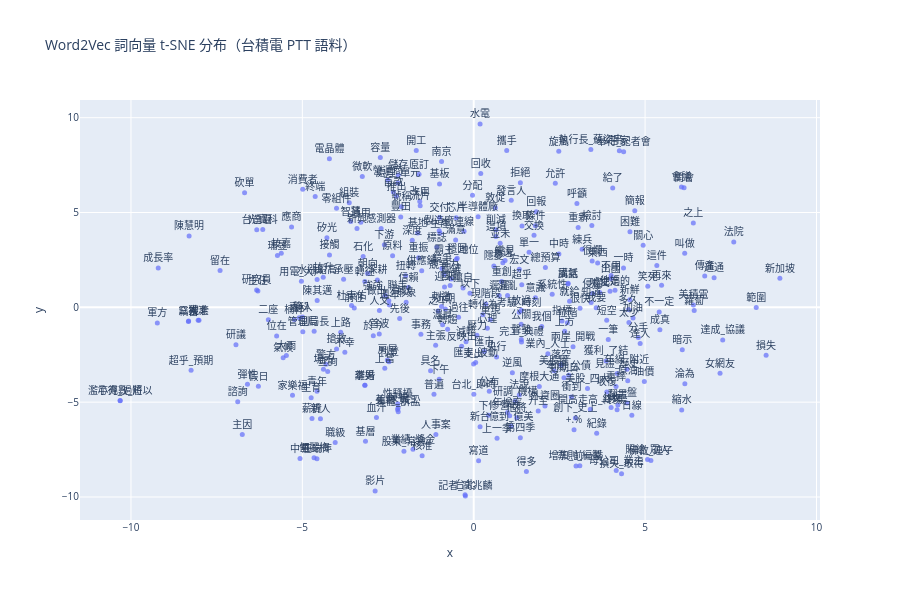

Source (notebook cell):
### Markdown cell above
在 t-SNE 視覺化詞向量分布圖中，可觀察到多數詞彙集中於中央區域，顯示詞向量之間的語意分布尚未形成明顯分群，代表模型所學到的語意空間仍存在一定程度的混雜。

### Code cell
# t-SNE 視覺化詞向量分布
vocab = list(w2v_model.wv.key_to_index.keys())
# 隨機抽 300 個詞
np.random.seed(42)
sample_words = np.random.choice(vocab, min(300, len(vocab)), replace=False).tolist()

# 取得向量
vecs = np.array([w2v_model.wv[w] for w in sample_words])

# t-SNE 降維
tsne = TSNE(n_components=2, perplexity=30, learning_rate=200, random_state=42)
vecs_2d = tsne.fit_transform(vecs)

import pandas as pd
tsne_df = pd.DataFrame({
    'x': vecs_2d[:, 0],
    'y': vecs_2d[:, 1],
    'word': sample_words
})

fig = px.scatter(
    tsne_df, x='x', y='y', text='word',
    title='Word2Vec 詞向量 t-SNE 分布（台積電 PTT 語料）',
    width=900, height=600
)
fig.update_traces(textposition='top center', marker=dict(size=5, opacity=0.7))
fig.update_layout(font=dict(size=10))
fig.show()

### Figure 1 — Plotly figure (JSON) as saved in the notebook; plotly's stock layout.template omitted (floating-point values rounded to 4 significant figures; data arrays with more than 128 entries replaced by an {"elided": "..."} marker saying what was removed)
{"data": [{"hovertemplate": "x=%{x}<br>y=%{y}<br>word=%{text}<extra></extra>", "legendgroup": "", "marker": {"color": "#636efa", "opacity": 0.7, "size": 5, "symbol": "circle"}, "mode": "markers+text", "name": "", "orientation": "v", "showlegend": false, "text": {"elided": "300 str values"}, "textposition": "top center", "type": "scatter", "x": {"elided": "300 float values"}, "xaxis": "x", "y": {"elided": "300 float values"}, "yaxis": "y"}], "layout": {"font": {"size": 10}, "height": 600, "legend": {"tracegroupgap": 0}, "title": {"text": "Word2Vec 詞向量 t-SNE 分布（台積電 PTT 語料）"}, "width": 900, "xaxis": {"anchor": "y", "domain": [0, 1], "title": {"text": "x"}}, "yaxis": {"anchor": "x", "domain": [0, 1], "title": {"text": "y"}}}}
